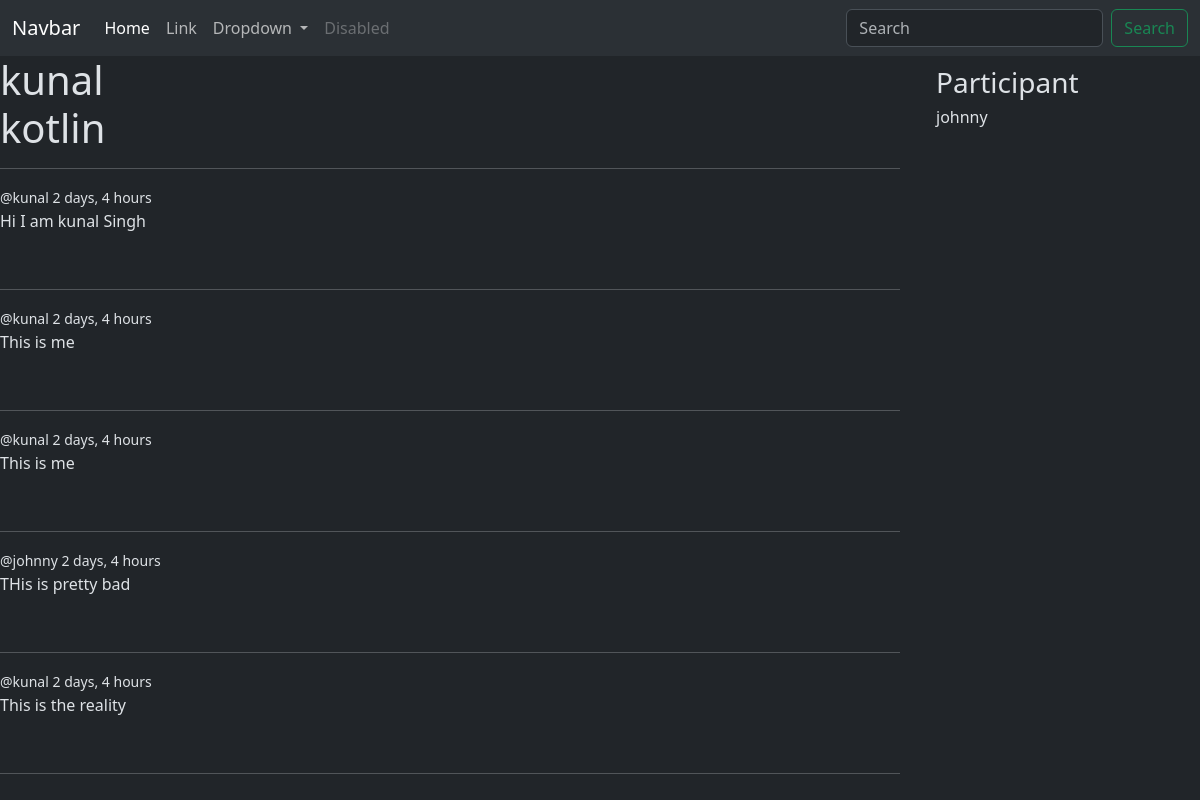
The page /room/4/ on the database its author committed.
### base/models.py (models this page shows, shortened)
class Room(models.Model):
    topic=models.ForeignKey(Topic,on_delete=models.SET_NULL,null=True)
    name=models.CharField(max_length=100)
    host=models.ForeignKey(User,on_delete=models.SET_NULL,null=True)
    description=models.CharField(max_length=200)
    participant=models.ManyToManyField(User,related_name='participant',blank=True)
    updated=models.DateTimeField(auto_now=True)
    created=models.DateTimeField(auto_now_add=True)
    class Meta:
        ordering=['-updated','-created']

class Message(models.Model):
    user=models.ForeignKey(User,on_delete=models.SET_NULL,null=True)
    text=models.TextField()
    room=models.ForeignKey(Room,on_delete=models.CASCADE)
    updated=models.DateTimeField(auto_now=True)
    created=models.DateTimeField(auto_now_add=True)
    class Meta:
        ordering=['-updated','-created']

### base/views.py (the view, shortened to what this page needs)
# urls.py: path('room/<str:pk>/',views.room,name="room"),
def room(request,pk):
    room=Room.objects.get(id=pk)
    participants=room.participant.all()
    room_message=room.message_set.all().order_by('-created')
    context={'room':room,'room_messages':room_message,'participants':participants}
    return render(request,'base/room.html',context)

### base/templates/base/room.html (shortened to what this page needs)
{% extends "layout.html" %}
{% block content %}
<div class="home">
    <div class="message-container">
        <h1>
            {{room.host.username}}<br>
            {{room.name}}
        </h1>
        <hr>
         {% for message in room_messages  %}
         <small class="small">@{{message.user}} {{message.created | timesince}} </small>
         <p>{{message.text}}</p>
         <br><hr>
         {% endfor %}
    </div>
    <div class="participants">
        <div style="margin: 10px; margin-left:3vw">
            <h3>Participant</h3>
            {% for participant in participants %}
                <h6>{{participant.username}}</h6>
            {% endfor %}
        </div>
    </div>
</div>
{% endblock content %}

### base/templates/base/room.html (style rules this page uses)
.home { display:grid; grid-template-columns: 3fr 1fr; }

### rows shown on the page
Room: host.username "kunal", name "kotlin"
Message: user "kunal", created "2 days, 4 hours", text "Hi I am kunal Singh"
Message: user "kunal", created "2 days, 4 hours", text "This is me"
Message: user "kunal", created "2 days, 4 hours", text "This is me"
Message: user "johnny", created "2 days, 4 hours", text "THis is pretty bad"
Message: user "kunal", created "2 days, 4 hours", text "This is the reality"

### other values the page prints
{{ participant.username }} "johnny"
